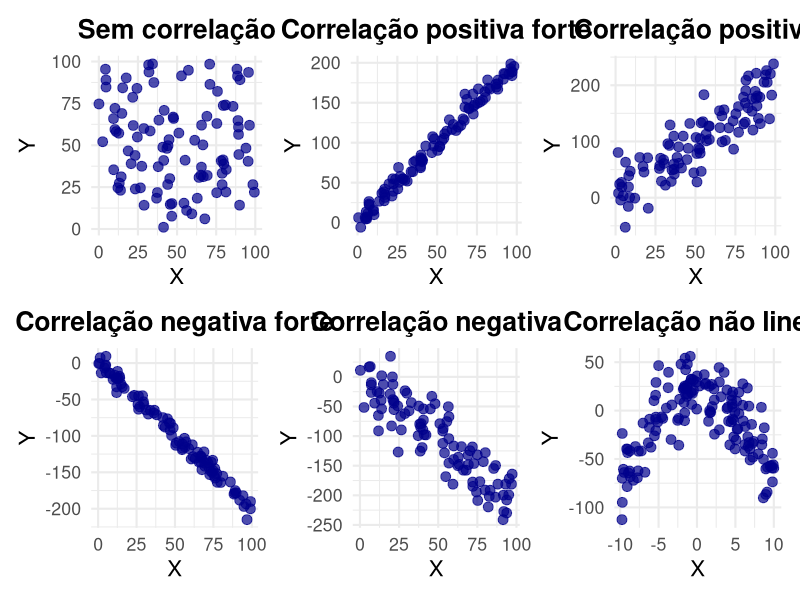

This chart was generated by the following R code:
## ---- chunk 1
#| echo: false
#| eval: true
#| warning: false
#| fig-align: center

library(tidyverse)
library(patchwork)

# Definindo uma semente para reprodutibilidade
set.seed(123)

# Gerando dados sem correlação
dados_sem_correlacao <- tibble(
  x = runif(100, min = 0, max = 100), # Variável X aleatória
  y = runif(100, min = 0, max = 100)  # Variável Y aleatória (independente de X)
)

# Criando o gráfico de dispersão
fig1 = ggplot(dados_sem_correlacao, aes(x = x, y = y)) +
  geom_point(alpha = 0.7, color = "darkblue", size = 3) + # Pontos com transparência e cor
  labs(
    title = "Sem correlação",
    x = "X",
    y = "Y"
  ) +
  theme_minimal(base_size = 16) + # Tema minimalista com tamanho de fonte base
  theme(plot.title = element_text(hjust = 0.5, face = "bold"), # Centraliza e negrita o título
        plot.subtitle = element_text(hjust = 0.5)) # Centraliza o subtítulo

bd <- tibble(
  x = runif(100, min = 0, max = 100), # Variável X aleatória
  y = 2*x + rnorm(100, mean = 0, sd = 8)  # Variável Y aleatória (independente de X)
)
fig2 = ggplot(bd, aes(x = x, y = y)) +
  geom_point(alpha = 0.7, color = "darkblue", size = 3) + # Pontos com transparência e cor
  labs(
    title = "Correlação positiva forte",
    x = "X",
    y = "Y"
  ) +
  theme_minimal(base_size = 16) + # Tema minimalista com tamanho de fonte base
  theme(plot.title = element_text(hjust = 0.5, face = "bold"), # Centraliza e negrita o título
        plot.subtitle = element_text(hjust = 0.5)) # Centraliza o subtítulo


bd <- tibble(
  x = runif(100, min = 0, max = 100), # Variável X aleatória
  y = 2*x + rnorm(100, mean = 0, sd = 30)  # Variável Y aleatória (independente de X)
)
fig3 = ggplot(bd, aes(x = x, y = y)) +
  geom_point(alpha = 0.7, color = "darkblue", size = 3) + # Pontos com transparência e cor
  labs(
    title = "Correlação positiva",
    x = "X",
    y = "Y"
  ) +
  theme_minimal(base_size = 16) + # Tema minimalista com tamanho de fonte base
  theme(plot.title = element_text(hjust = 0.5, face = "bold"), # Centraliza e negrita o título
        plot.subtitle = element_text(hjust = 0.5)) # Centraliza o subtítulo

bd <- tibble(
  x = runif(100, min = 0, max = 100), # Variável X aleatória
  y = -2*x + rnorm(100, mean = 0, sd = 8)  # Variável Y aleatória (independente de X)
)
fig4 = ggplot(bd, aes(x = x, y = y)) +
  geom_point(alpha = 0.7, color = "darkblue", size = 3) + # Pontos com transparência e cor
  labs(
    title = "Correlação negativa forte",
    x = "X",
    y = "Y"
  ) +
  theme_minimal(base_size = 16) + # Tema minimalista com tamanho de fonte base
  theme(plot.title = element_text(hjust = 0.5, face = "bold"), # Centraliza e negrita o título
        plot.subtitle = element_text(hjust = 0.5)) # Centraliza o subtítulo


bd <- tibble(
  x = runif(100, min = 0, max = 100), # Variável X aleatória
  y = -2*x + rnorm(100, mean = 0, sd = 30)  # Variável Y aleatória (independente de X)
)
fig5 = ggplot(bd, aes(x = x, y = y)) +
  geom_point(alpha = 0.7, color = "darkblue", size = 3) + # Pontos com transparência e cor
  labs(
    title = "Correlação negativa",
    x = "X",
    y = "Y"
  ) +
  theme_minimal(base_size = 16) + # Tema minimalista com tamanho de fonte base
  theme(plot.title = element_text(hjust = 0.5, face = "bold"), # Centraliza e negrita o título
        plot.subtitle = element_text(hjust = 0.5)) # Centraliza o subtítulo


bd <- tibble(
  x = runif(150, min = -10, max = 10), # Variável X aleatória
  y = -x^2 + 20 + rnorm(150, mean = 0, sd = 20)  # Variável Y aleatória (independente de X)
)
fig6 = ggplot(bd, aes(x = x, y = y)) +
  geom_point(alpha = 0.7, color = "darkblue", size = 3) + # Pontos com transparência e cor
  labs(
    title = "Correlação não linear",
    x = "X",
    y = "Y"
  ) +
  theme_minimal(base_size = 16) + # Tema minimalista com tamanho de fonte base
  theme(plot.title = element_text(hjust = 0.5, face = "bold"), # Centraliza e negrita o título
        plot.subtitle = element_text(hjust = 0.5)) # Centraliza o subtítulo

(fig1 + fig2 + fig3)/(fig4 + fig5 + fig6)
